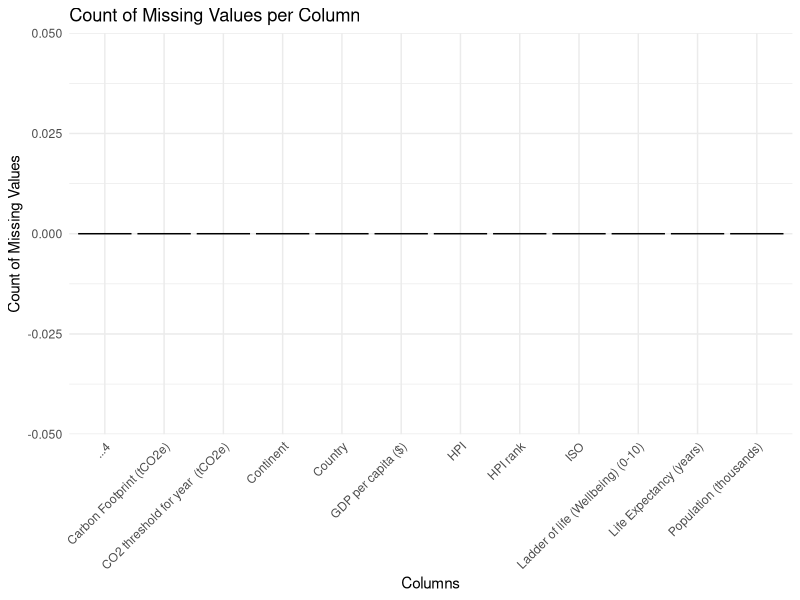
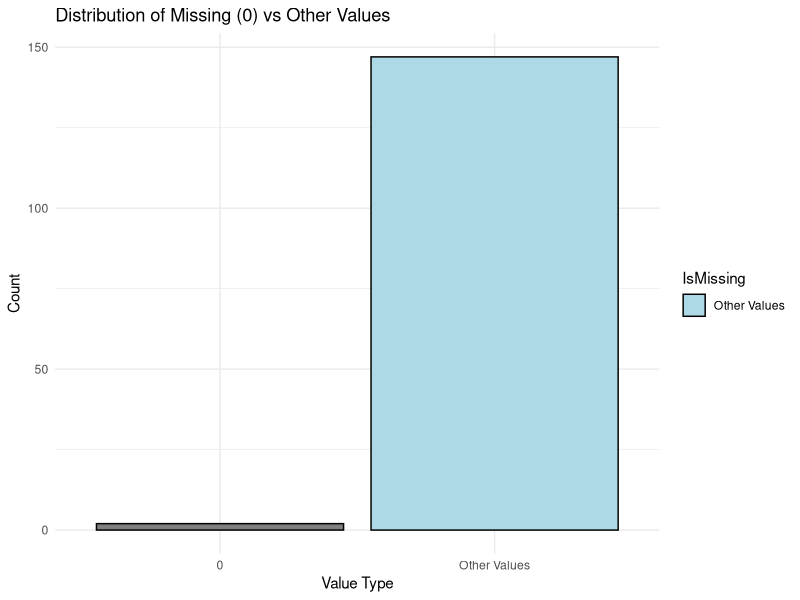

Recreate these plots in R, in order.
## ---- chunk 1
library(readxl)
library(dplyr)
library(readr)
library(ggplot2)
hpi_2024 <- read_csv("All countries_20211.csv", skip=8)
## ---- chunk 2
missing_values <- colSums(is.na(hpi_2024))
bar_plot <- ggplot(data.frame(Column = names(missing_values), Missing = missing_values), 
                   aes(x = Column, y = Missing, fill = Column)) +
  geom_bar(stat = "identity", color = "black") +
  labs(title = "Count of Missing Values per Column", x = "Columns", y = "Count of Missing Values") +
  theme_minimal() +
  theme(legend.position = "none",
        axis.text.x = element_text(angle = 45, hjust = 1)) + # Tilt x-axis labels
  scale_fill_brewer(palette = "Set3")
bar_plot
## ---- chunk 3
hpi_2024$IsMissing <- ifelse(hpi_2024$`Ladder of life (Wellbeing) (0-10)` == 0, "0", "Other Values")

missing_plot <- ggplot(hpi_2024, aes(x = IsMissing, fill = IsMissing)) + geom_bar(color = "black") + scale_fill_manual(values = c("Missing (0)" = "pink", "Other Values" = "lightblue")) + labs(title = "Distribution of Missing (0) vs Other Values", x = "Value Type", y = "Count") + theme_minimal()

print(missing_plot)
